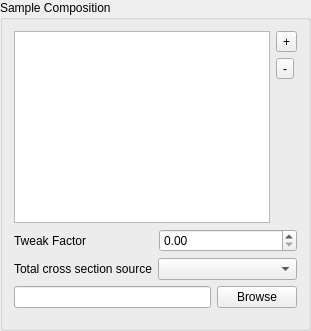
             <widget class="QGroupBox" name="sampleCompositionGroupBox">
              <property name="sizePolicy">
               <sizepolicy hsizetype="Expanding" vsizetype="Minimum">
                <horstretch>0</horstretch>
                <verstretch>0</verstretch>
               </sizepolicy>
              </property>
              <property name="minimumSize">
               <size>
                <width>0</width>
                <height>0</height>
               </size>
              </property>
              <property name="maximumSize">
               <size>
                <width>16777215</width>
                <height>16777215</height>
               </size>
              </property>
              <property name="title">
               <string>Sample Composition</string>
              </property>
              <layout class="QVBoxLayout" name="verticalLayout_3">
               <item>
                <layout class="QHBoxLayout" name="horizontalLayout_9">
                 <item>
                  <widget class="CompositionTable" name="sampleCompositionTable">
                   <property name="horizontalScrollBarPolicy">
                    <enum>Qt::ScrollBarAlwaysOff</enum>
                   </property>
                   <property name="selectionBehavior">
                    <enum>QAbstractItemView::SelectRows</enum>
                   </property>
                   <attribute name="horizontalHeaderDefaultSectionSize">
                    <number>67</number>
                   </attribute>
                  </widget>
                 </item>
                 <item>
                  <layout class="QVBoxLayout" name="verticalLayout_2">
                   <item>
                    <widget class="QToolButton" name="insertElementButton">
                     <property name="maximumSize">
                      <size>
                       <width>16777215</width>
                       <height>16777215</height>
                      </size>
                     </property>
                     <property name="text">
                      <string>+</string>
                     </property>
                     <property name="icon">
                      <iconset>
                       <normaloff>../resources/plus.png</normaloff>../resources/plus.png</iconset>
                     </property>
                    </widget>
                   </item>
                   <item>
                    <widget class="QToolButton" name="removeElementButton">
                     <property name="maximumSize">
                      <size>
                       <width>16777215</width>
                       <height>16777215</height>
                      </size>
                     </property>
                     <property name="text">
                      <string>-</string>
                     </property>
                     <property name="icon">
                      <iconset>
                       <normaloff>../resources/minus.png</normaloff>../resources/minus.png</iconset>
                     </property>
                    </widget>
                   </item>
                   <item>
                    <spacer name="verticalSpacer_2">
                     <property name="orientation">
                      <enum>Qt::Vertical</enum>
                     </property>
                     <property name="sizeHint" stdset="0">
                      <size>
                       <width>20</width>
                       <height>40</height>
                      </size>
                     </property>
                    </spacer>
                   </item>
                  </layout>
                 </item>
                </layout>
               </item>
               <item>
                <layout class="QHBoxLayout" name="horizontalLayout_7">
                 <item>
                  <widget class="QLabel" name="tweakFactorLabel">
                   <property name="text">
                    <string>Tweak Factor</string>
                   </property>
                  </widget>
                 </item>
                 <item>
                  <widget class="QDoubleSpinBox" name="tweakFactorSpinBox"/>
                 </item>
                </layout>
               </item>
               <item>
                <layout class="QHBoxLayout" name="horizontalLayout_8">
                 <item>
                  <widget class="QLabel" name="totalCrossSectionLabel">
                   <property name="sizePolicy">
                    <sizepolicy hsizetype="Minimum" vsizetype="Preferred">
                     <horstretch>0</horstretch>
                     <verstretch>0</verstretch>
                    </sizepolicy>
                   </property>
                   <property name="text">
                    <string>Total cross section source</string>
                   </property>
                  </widget>
                 </item>
                 <item>
                  <widget class="QComboBox" name="totalCrossSectionComboBox">
                   <property name="sizePolicy">
                    <sizepolicy hsizetype="Expanding" vsizetype="Fixed">
                     <horstretch>0</horstretch>
                     <verstretch>0</verstretch>
                    </sizepolicy>
                   </property>
                   <property name="maximumSize">
                    <size>
                     <width>16777215</width>
                     <height>16777215</height>
                    </size>
                   </property>
                  </widget>
                 </item>
                </layout>
               </item>
               <item>
                <widget class="QWidget" name="crossSectionFileWidget" native="true">
                 <property name="sizePolicy">
                  <sizepolicy hsizetype="Expanding" vsizetype="Preferred">
                   <horstretch>0</horstretch>
                   <verstretch>0</verstretch>
                  </sizepolicy>
                 </property>
                 <layout class="QHBoxLayout" name="horizontalLayout_22">
                  <property name="leftMargin">
                   <number>0</number>
                  </property>
                  <property name="topMargin">
                   <number>0</number>
                  </property>
                  <property name="rightMargin">
                   <number>0</number>
                  </property>
                  <item>
                   <widget class="QLineEdit" name="crossSectionFileLineEdit"/>
                  </item>
                  <item>
                   <widget class="QPushButton" name="browseCrossSectionFileButton">
                    <property name="text">
                     <string>Browse</string>
                    </property>
                   </widget>
                  </item>
                 </layout>
                </widget>
               </item>
              </layout>
             </widget>
